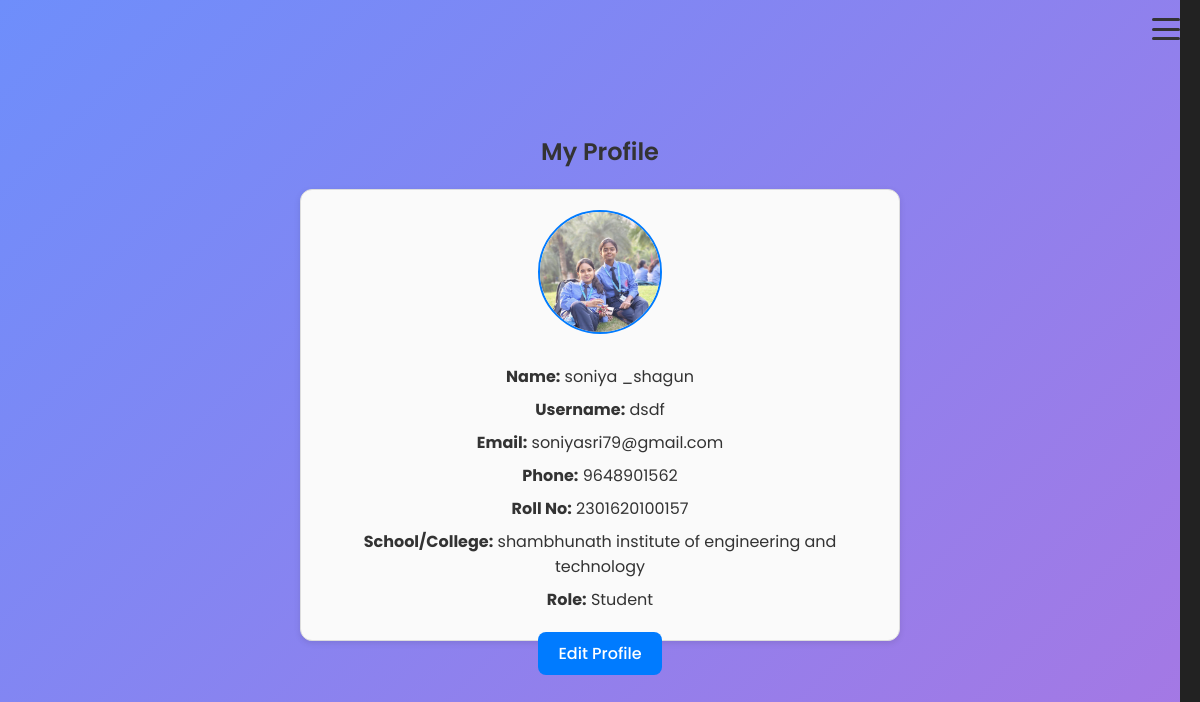
/profile/ (signed in), run on the app's committed database.
### predictor/models.py (models this page shows, shortened)
class Profile(models.Model):
    ROLE_CHOICES = [
        ('student', 'Student'),
        ('teacher', 'Teacher'),
    ]
    user = models.OneToOneField(User, on_delete=models.CASCADE)
    role = models.CharField(max_length=10, choices=ROLE_CHOICES)
    roll_no = models.CharField(max_length=20, blank=True, null=True)
    phone = models.CharField(max_length=15, blank=True, null=True)
    school_or_college = models.CharField(max_length=100, blank=True, null=True)
    profile_pic = models.ImageField(upload_to='profile_pics/', blank=True, null=True)
    first_login = models.BooleanField(default=True)  # ✅ Flag for first login

### predictor/views.py (the view)
# urls.py: path('profile/', views.profile_view, name='profile_view'),
@login_required
def profile_view(request):
    profile, created = Profile.objects.get_or_create(user=request.user)
    return render(request, 'predictor/profile.html', {'profile': profile})

### predictor/templates/predictor/profile.html (shortened to what this page needs)
{% extends "predictor/base.html" %}
{% load static %}
{% block content %}
<div class="profile-container">
  <h2>My Profile</h2>
  <div class="profile-card">
    {% if profile.profile_pic %}
      <img src="{{ profile.profile_pic.url }}" class="profile-pic" alt="Profile Picture">
    {% else %}
      <img src="{% static 'predictor/img/default_profile.png' %}" class="profile-pic" alt="Default Profile Picture">
    {% endif %}
    <div class="profile-info">
  <p><strong>Name:</strong> {{ request.user.get_full_name|default:request.user.username }}</p>
  <p><strong>Username:</strong> {{ request.user.username }}</p>
  <p><strong>Email:</strong> {{ request.user.email }}</p>
  <p><strong>Phone:</strong> {{ profile.phone|default:"Not Provided" }}</p>
  <p><strong>Roll No:</strong> {{ profile.roll_no|default:"Not Provided" }}</p>
  <p><strong>School/College:</strong> {{ profile.school_or_college|default:"Not Provided" }}</p>
  <p><strong>Role:</strong> {{ profile.role|title|default:"Student/Teacher" }}</p>
</div>
  </div>
  <a href="{% url 'edit_profile' %}" class="btn btn-primary mt-3">Edit Profile</a>
</div>
{% endblock %}

### predictor/static/predictor/css/style.css (style rules this page uses)
body { font-family: 'Poppins', sans-serif; background: linear-gradient(135deg, #6e8efb, #a777e3); color: #fff; display: flex; flex-direction: column; min-height: 100vh; margin: 0; justify-content: center; align-items: center; }
h1, h2, h3 { text-align: center; font-weight: 600; }
a { color: #fff; text-decoration: none; font-weight: 500; transition: color 0.3s; }
.btn { background-color: #2563eb; color: white; border: none; padding: 10px 16px; border-radius: 8px; cursor: pointer; }

### predictor/templates/predictor/base.html (style rules this page uses)
body { font-family: 'Poppins', sans-serif; margin: 0; background-color: #f9f9f9; color: #333; overflow-x: hidden; }

### predictor/templates/predictor/profile.html (style rules this page uses)
.profile-container { max-width: 600px; margin: 30px auto; text-align: center; }
.profile-card { border: 1px solid #ddd; border-radius: 12px; padding: 20px; background: #fafafa; box-shadow: 0 2px 6px rgba(0,0,0,0.1); }
.profile-pic { width: 120px; height: 120px; border-radius: 50%; object-fit: cover; border: 2px solid #007bff; margin-bottom: 15px; }
.profile-info p { margin: 8px 0; font-size: 16px; }
.btn { padding: 10px 20px; border-radius: 8px; text-decoration: none; color: white; background-color: #007bff; }

### data on the page
Profile: profile_pic (picture), phone "9648901562", roll_no "2301620100157", school_or_college "shambhunath institute of engineering and technology", role "Student"

### other printed values
{{ request.user.get_full_name|default:request.user.username }} "soniya _shagun"
{{ request.user.username }} "dsdf"
{{ request.user.email }} "soniyasri79@gmail.com"
